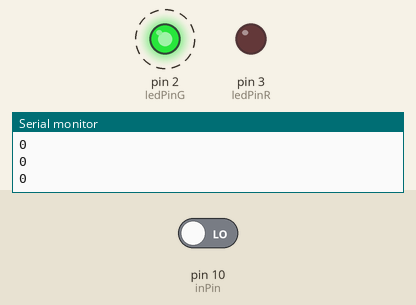
Bench run of a sketch on a simulated Arduino Uno, built with avr-gcc and run on an emulated ATmega328P. Shown: output pins drawn as LEDs (lit = HIGH), the last lines printed to the serial monitor. Dashed ring = blinking. Inputs (shaded band) come from the test bench; at power-on: pin 10 (inPin) LOW.

Above: at 1.3 s.
1.7 s: pin 10 (inPin) driven HIGH
At 2.3 s:
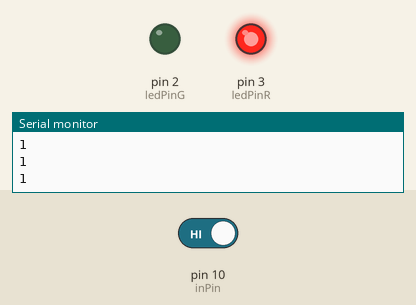
3.5 s: pin 10 (inPin) driven LOW
At 3.8 s:
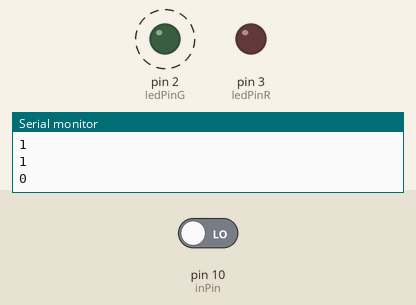
Timing chart, 0 to 12.5 s (numbered marks = the images above; inputs shaded):
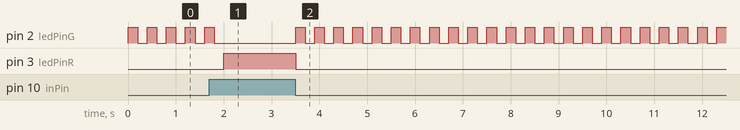

Measured:
- after the input at 1.7 s, pin 2 (ledPinG): goes on until 1.8 s, then stays LOW; pin 3 (ledPinR): LOW → HIGH after 0.30 s
- after the input at 3.5 s, pin 2 (ledPinG): alternates HIGH for 0.20 s and LOW for 0.20 s, starting at once; pin 3 (ledPinR): HIGH → LOW at once
- by itself, pin 2 (ledPinG): alternates HIGH for 0.20 s and LOW for 0.20 s

The sketch:

Flashing_LED.ino
```cpp
int ledPinG = 2; // choose the pin for the LED G
int ledPinR = 3; // LED R
int inPin = 10;   // choose the input pin (for a pushbutton)
int Press = 0;     // variable for reading the pin status

void setup() {
  pinMode(ledPinG, OUTPUT);  // declare LED as output
  pinMode(ledPinR, OUTPUT);  // declare LED as output
  pinMode(inPin, INPUT);    // declare pushbutton as input
  Serial.begin(9600);
}

void loop(){
  Press = digitalRead(inPin);  // read input value
   Serial.println(Press);

  if(Press == HIGH){
    digitalWrite(ledPinG, LOW);  // turn LED_G Off
    digitalWrite(ledPinR, HIGH); //LED_R on
    delay(100);
  }else{
    digitalWrite(ledPinR, LOW); //LED_R off
    digitalWrite(ledPinG, HIGH); //LED_G flashing for 2 off for 2
    delay(200);
    digitalWrite(ledPinG, LOW);
    delay(200);
  }
}
```
